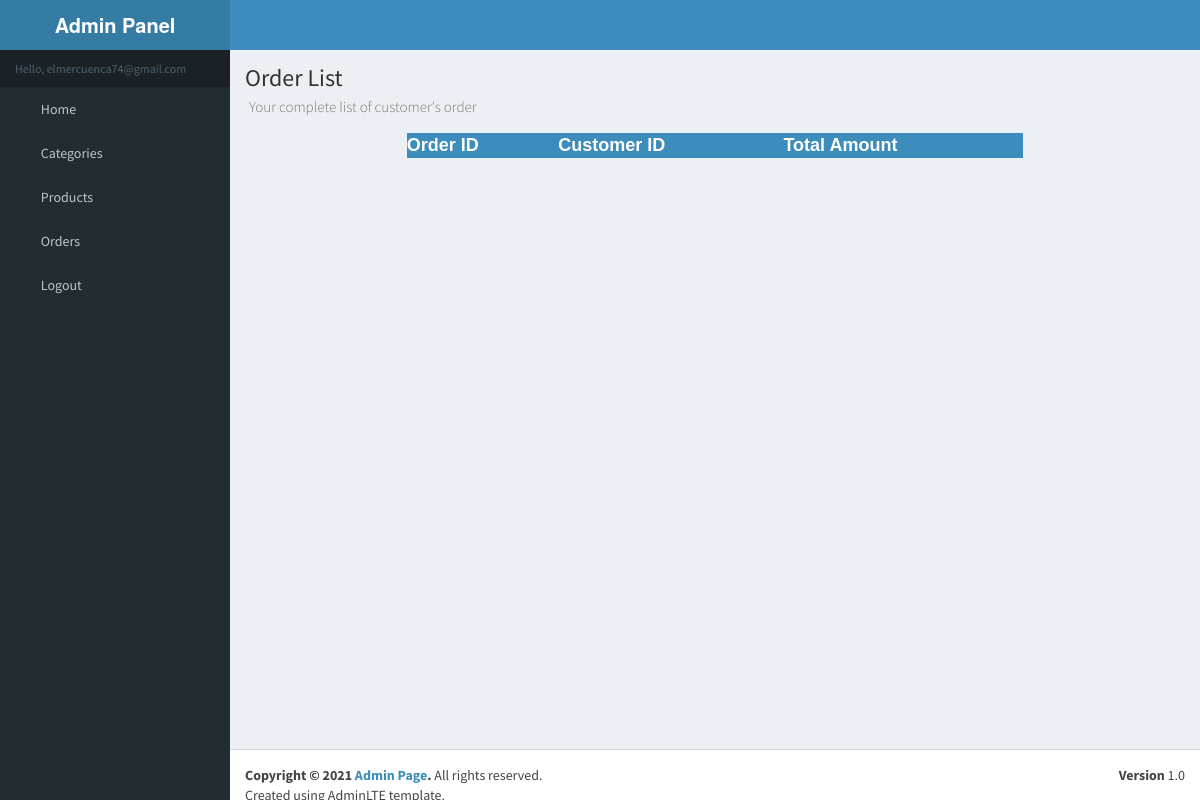
The page /admin/orders.php (signed in) on the database as committed earlier.
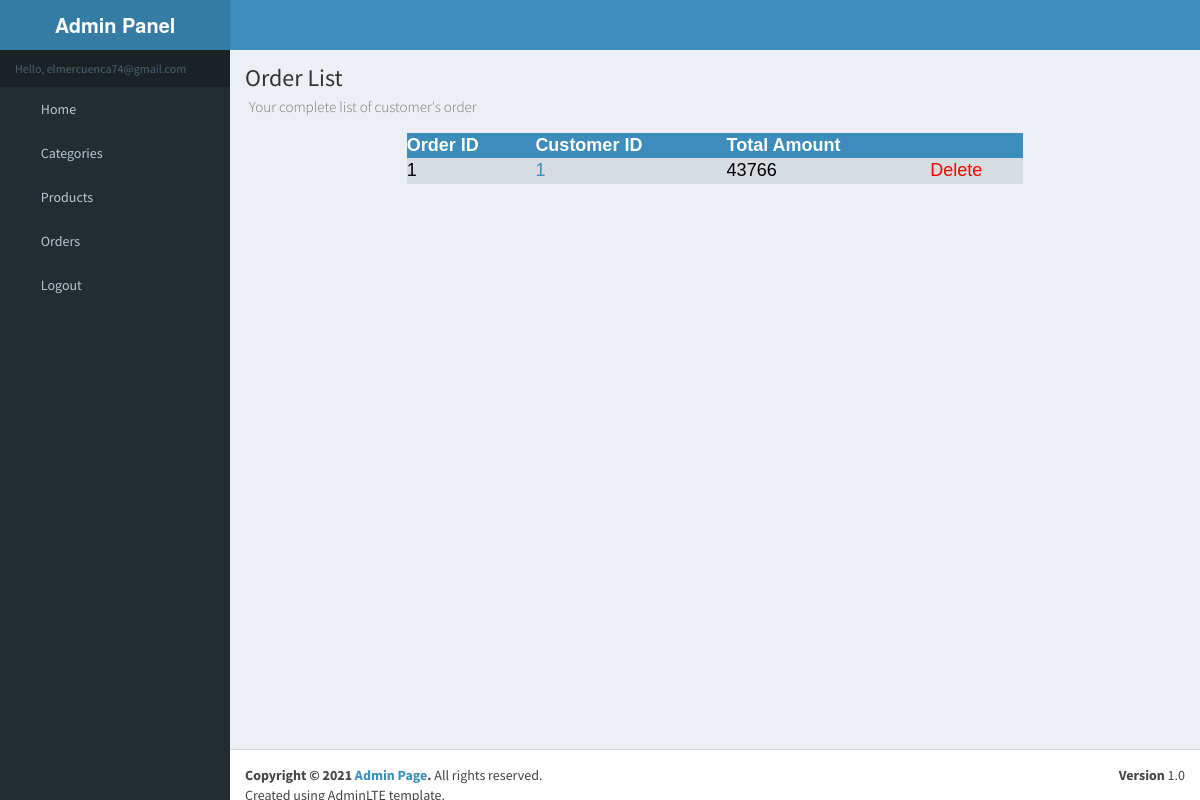
The same page on the database as committed later.
### tables this page shows
CREATE TABLE `orders_t` (
  `id` int(11) NOT NULL,
  `customer_id` int(11) NOT NULL,
  `address` varchar(50) NOT NULL,
  `total_amount` int(20) NOT NULL,
  `created_at` timestamp NOT NULL DEFAULT CURRENT_TIMESTAMP,
  `updated_at` timestamp NOT NULL DEFAULT CURRENT_TIMESTAMP
);

### admin/orders.php (the view, shortened to what this page needs)
<!DOCTYPE html>
<html>
<head>
  <link rel="stylesheet" href="bower_components/bootstrap/dist/css/bootstrap.min.css">
  <link rel="stylesheet" href="bower_components/font-awesome/css/font-awesome.min.css">
  <link rel="stylesheet" href="bower_components/Ionicons/css/ionicons.min.css">
  <link rel="stylesheet" href="dist/css/AdminLTE.min.css">
  <link rel="stylesheet" href="dist/css/skins/_all-skins.min.css">
  <link rel="stylesheet" href="bower_components/morris.js/morris.css">
  <link rel="stylesheet" href="bower_components/jvectormap/jquery-jvectormap.css">
  <link rel="stylesheet" href="bower_components/bootstrap-datepicker/dist/css/bootstrap-datepicker.min.css">
  <link rel="stylesheet" href="bower_components/bootstrap-daterangepicker/daterangepicker.css">
  <link rel="stylesheet" href="plugins/bootstrap-wysihtml5/bootstrap3-wysihtml5.min.css">
</head>
<body class="hold-transition skin-blue sidebar-mini">
<div class="wrapper">
  <?php
    include('admin_partials/header.php');
    include('admin_partials/sidecolumn.php');
  ?>
  <div class="content-wrapper">
    <section class="content-header">
      <h1>
        Order List
        <br>
        <small>Your complete list of customer's order</small>
      </h1>
    </section>
    <section class="content">
    <div class="row">
      <div class="col-sm-2">
      </div>
      <div class="col-sm-8">
         <table>
          <tr>
            <th>Order ID</th>
            <th>Customer ID</th>
            <th>Total Amount</th>
            <th></th>
          </tr>
          <?php
          include('../partials/connect.php');
          $sql="Select * from orders_t";
          $results=$connect->query($sql);
          while ($final=$results->fetch_assoc()) {
            echo "<tr><td>".$final['id']."</td><td>".'<a href="ordershow.php?pro_id='.$final['id'].'">'.$final['customer_id']."</a></td><td>".$final['total_amount']."</td><td>".'<a href="orderdelete.php?delete_id='.$final['id'].'" style="color:red">'."Delete"."</a></td></tr>";
          }
          echo "</table>";
          ?>
      </div>
      <div class="col-sm-2">
      </div>
    </div>
    </section>
  </div>
  <?php
    include('admin_partials/footer.php');
  ?>
</body>
</html>

### admin/admin_partials/header.php
<header class="main-header">
    <a href="admin_index.php" class="logo">
      <span class="logo-lg"><b>Admin Panel</b></span>
    </a>
    <nav class="navbar navbar-static-top">
    </nav>
  </header>

### admin/admin_partials/sidecolumn.php (shortened to what this page needs)
<aside class="main-sidebar">
    <section class="sidebar">
      <ul class="sidebar-menu" data-widget="tree">
        <li class="header">Hello, <?php echo $_SESSION['email'] ?></li>
        <li>
          <a href="admin_index.php">
            <i class="fa"></i> <span>Home</span>
          </a>
        </li>
        <li>
          <a href="categories.php">
            <i class="fa"></i> <span>Categories</span>
          </a>
        </li>
        <li>
          <a href="products_show.php">
            <i class="fa"></i> <span>Products</span>
          </a>
        </li>
        <li>
          <a href="orders.php">
            <i class="fa"></i> <span>Orders</span>
          </a>
        </li>
        <li>
          <a href="admin_partials/logout.php">
            <i class="fa"></i> <span>Logout</span>
          </a>
        </li>
      </ul>
    </section>
  </aside>

### admin/admin_partials/footer.php (shortened to what this page needs)
<footer class="main-footer">
    <div class="pull-right hidden-xs">
      <b>Version</b> 1.0
    </div>
    <strong>Copyright &copy; 2021 <a href="https://adminlte.io">Admin Page</a>.</strong> All rights
    reserved.<br>Created using AdminLTE template.
  </footer>

### admin/orders.php (style rules this page uses)
table { border-collapse: collapse; width: 100%; color: #000000; font-family: Arial; font-size: 18px; text-align: left; }
th { background-color: #3C8DBC; color: white; }
tr:nth-child(even) { background-color: rgba(34,45,50,0.1); }

Rows that differ between the two databases and show on the page:
added orders_t: id "1", customer "1", total_amount "43766"
